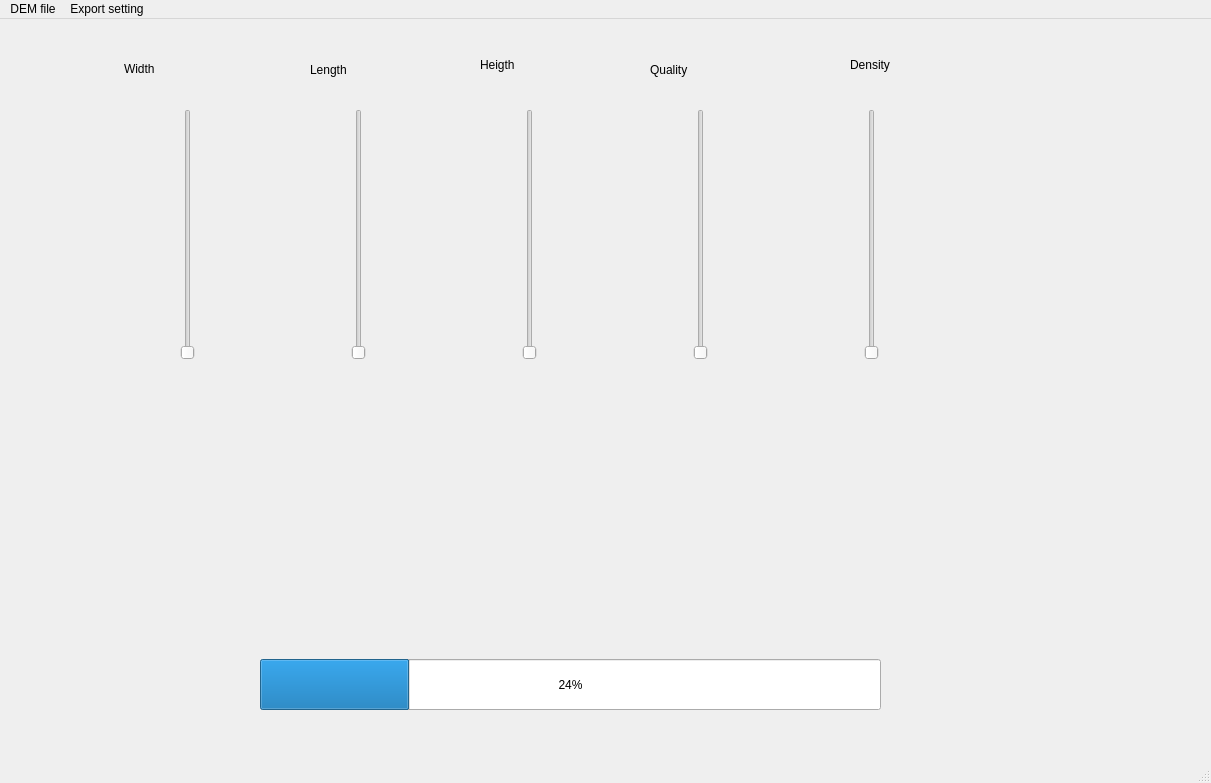
<?xml version="1.0" encoding="UTF-8"?>
<ui version="4.0">
 <class>GeoRaster</class>
 <widget class="QMainWindow" name="GeoRaster">
  <property name="geometry">
   <rect>
    <x>0</x>
    <y>0</y>
    <width>1211</width>
    <height>783</height>
   </rect>
  </property>
  <property name="windowTitle">
   <string>GeoRaster</string>
  </property>
  <widget class="QWidget" name="centralwidget">
   <widget class="QProgressBar" name="progressBar">
    <property name="geometry">
     <rect>
      <x>260</x>
      <y>640</y>
      <width>621</width>
      <height>51</height>
     </rect>
    </property>
    <property name="value">
     <number>24</number>
    </property>
   </widget>
   <widget class="QLabel" name="label">
    <property name="geometry">
     <rect>
      <x>124</x>
      <y>40</y>
      <width>91</width>
      <height>20</height>
     </rect>
    </property>
    <property name="text">
     <string>Width</string>
    </property>
   </widget>
   <widget class="QLabel" name="label_2">
    <property name="geometry">
     <rect>
      <x>310</x>
      <y>40</y>
      <width>101</width>
      <height>21</height>
     </rect>
    </property>
    <property name="text">
     <string>Length</string>
    </property>
   </widget>
   <widget class="QLabel" name="label_3">
    <property name="geometry">
     <rect>
      <x>480</x>
      <y>30</y>
      <width>121</width>
      <height>31</height>
     </rect>
    </property>
    <property name="text">
     <string>Heigth</string>
    </property>
   </widget>
   <widget class="QLabel" name="label_4">
    <property name="geometry">
     <rect>
      <x>650</x>
      <y>30</y>
      <width>131</width>
      <height>41</height>
     </rect>
    </property>
    <property name="text">
     <string>Quality</string>
    </property>
   </widget>
   <widget class="QLabel" name="label_5">
    <property name="geometry">
     <rect>
      <x>850</x>
      <y>20</y>
      <width>121</width>
      <height>51</height>
     </rect>
    </property>
    <property name="text">
     <string>Density</string>
    </property>
   </widget>
   <widget class="QWidget" name="horizontalLayoutWidget">
    <property name="geometry">
     <rect>
      <x>30</x>
      <y>90</y>
      <width>1001</width>
      <height>251</height>
     </rect>
    </property>
    <layout class="QHBoxLayout" name="horizontalLayout">
     <item>
      <widget class="QSlider" name="verticalSlider_4">
       <property name="orientation">
        <enum>Qt::Vertical</enum>
       </property>
      </widget>
     </item>
     <item>
      <widget class="QSlider" name="verticalSlider_5">
       <property name="orientation">
        <enum>Qt::Vertical</enum>
       </property>
      </widget>
     </item>
     <item>
      <widget class="QSlider" name="verticalSlider_2">
       <property name="orientation">
        <enum>Qt::Vertical</enum>
       </property>
      </widget>
     </item>
     <item>
      <widget class="QSlider" name="verticalSlider">
       <property name="orientation">
        <enum>Qt::Vertical</enum>
       </property>
      </widget>
     </item>
     <item>
      <widget class="QSlider" name="verticalSlider_3">
       <property name="orientation">
        <enum>Qt::Vertical</enum>
       </property>
      </widget>
     </item>
    </layout>
   </widget>
  </widget>
  <widget class="QMenuBar" name="menubar">
   <property name="geometry">
    <rect>
     <x>0</x>
     <y>0</y>
     <width>1211</width>
     <height>39</height>
    </rect>
   </property>
   <widget class="QMenu" name="menuMAP2MESH">
    <property name="title">
     <string>DEM file</string>
    </property>
    <addaction name="actionLAS_LAZ_input"/>
    <addaction name="actionGeoTiff_input"/>
   </widget>
   <widget class="QMenu" name="menuExport_setting">
    <property name="title">
     <string>Export setting</string>
    </property>
    <addaction name="actionSTL_format"/>
    <addaction name="actionOBJ_format"/>
   </widget>
   <addaction name="menuMAP2MESH"/>
   <addaction name="menuExport_setting"/>
  </widget>
  <widget class="QStatusBar" name="statusbar"/>
  <action name="actionLAS_LAZ_input">
   <property name="text">
    <string>LAS / LAZ input</string>
   </property>
  </action>
  <action name="actionGeoTiff_input">
   <property name="text">
    <string>GeoTiff input</string>
   </property>
  </action>
  <action name="actionSTL_format">
   <property name="text">
    <string>STL format</string>
   </property>
  </action>
  <action name="actionOBJ_format">
   <property name="text">
    <string>OBJ format</string>
   </property>
  </action>
 </widget>
 <resources/>
 <connections/>
</ui>
